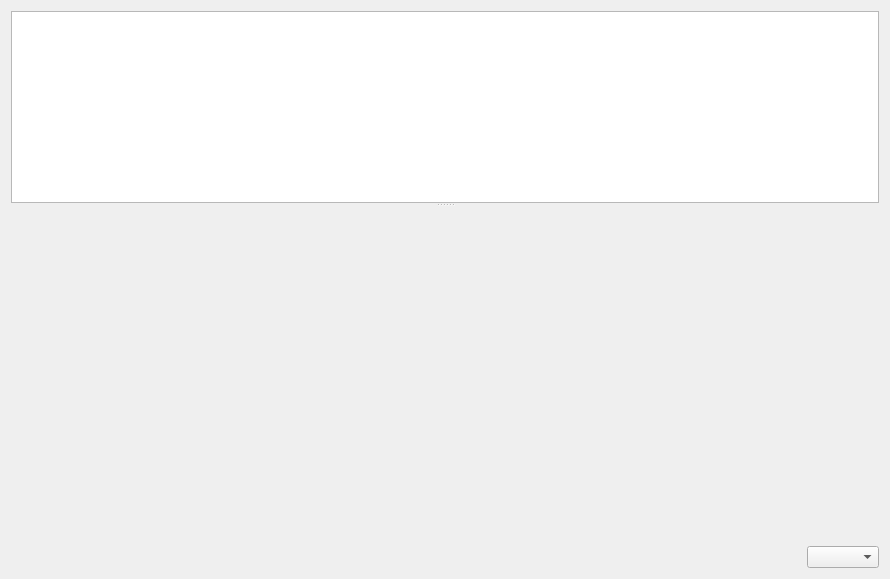
<?xml version="1.0" encoding="UTF-8"?>
<ui version="4.0">
 <class>MainWidget</class>
 <widget class="QWidget" name="MainWidget">
  <property name="geometry">
   <rect>
    <x>0</x>
    <y>0</y>
    <width>890</width>
    <height>579</height>
   </rect>
  </property>
  <property name="windowTitle">
   <string>Form</string>
  </property>
  <layout class="QVBoxLayout" name="verticalLayout">
   <item>
    <widget class="QSplitter" name="splitter_2">
     <property name="sizePolicy">
      <sizepolicy hsizetype="Expanding" vsizetype="Preferred">
       <horstretch>0</horstretch>
       <verstretch>1</verstretch>
      </sizepolicy>
     </property>
     <property name="orientation">
      <enum>Qt::Vertical</enum>
     </property>
     <property name="childrenCollapsible">
      <bool>false</bool>
     </property>
     <widget class="KTextEdit" name="data"/>
     <widget class="QSplitter" name="splitter">
      <property name="sizePolicy">
       <sizepolicy hsizetype="Expanding" vsizetype="Expanding">
        <horstretch>1</horstretch>
        <verstretch>1</verstretch>
       </sizepolicy>
      </property>
      <property name="orientation">
       <enum>Qt::Vertical</enum>
      </property>
      <widget class="HexEditorWidget" name="out" native="true"/>
     </widget>
    </widget>
   </item>
   <item>
    <layout class="QHBoxLayout" name="horizontalLayout">
     <item>
      <spacer name="horizontalSpacer">
       <property name="orientation">
        <enum>Qt::Horizontal</enum>
       </property>
       <property name="sizeHint" stdset="0">
        <size>
         <width>40</width>
         <height>20</height>
        </size>
       </property>
      </spacer>
     </item>
     <item>
      <widget class="QComboBox" name="comboBox"/>
     </item>
    </layout>
   </item>
  </layout>
 </widget>
 <customwidgets>
  <customwidget>
   <class>KTextEdit</class>
   <extends>QTextEdit</extends>
   <header>ktextedit.h</header>
  </customwidget>
  <customwidget>
   <class>HexEditorWidget</class>
   <extends>QWidget</extends>
   <header>hexeditwidget.h</header>
   <container>1</container>
  </customwidget>
 </customwidgets>
 <resources/>
 <connections/>
</ui>
